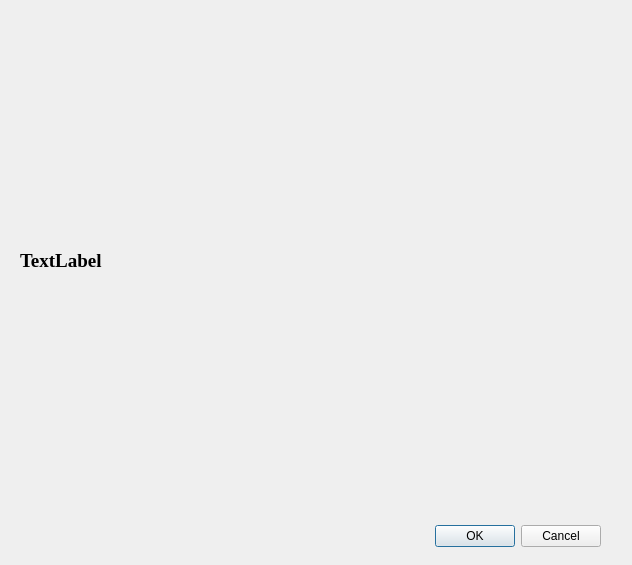
<?xml version="1.0" encoding="UTF-8"?>
<ui version="4.0">
 <class>DialogInformation</class>
 <widget class="QDialog" name="DialogInformation">
  <property name="geometry">
   <rect>
    <x>0</x>
    <y>0</y>
    <width>632</width>
    <height>565</height>
   </rect>
  </property>
  <property name="windowTitle">
   <string>Dialog</string>
  </property>
  <widget class="QDialogButtonBox" name="buttonBox">
   <property name="geometry">
    <rect>
     <x>260</x>
     <y>520</y>
     <width>341</width>
     <height>32</height>
    </rect>
   </property>
   <property name="orientation">
    <enum>Qt::Horizontal</enum>
   </property>
   <property name="standardButtons">
    <set>QDialogButtonBox::Cancel|QDialogButtonBox::Ok</set>
   </property>
  </widget>
  <widget class="QLabel" name="label_text_info">
   <property name="geometry">
    <rect>
     <x>20</x>
     <y>20</y>
     <width>581</width>
     <height>481</height>
    </rect>
   </property>
   <property name="font">
    <font>
     <family>Times New Roman</family>
     <pointsize>14</pointsize>
     <weight>75</weight>
     <bold>true</bold>
    </font>
   </property>
   <property name="text">
    <string>TextLabel</string>
   </property>
  </widget>
 </widget>
 <resources/>
 <connections>
  <connection>
   <sender>buttonBox</sender>
   <signal>accepted()</signal>
   <receiver>DialogInformation</receiver>
   <slot>accept()</slot>
   <hints>
    <hint type="sourcelabel">
     <x>248</x>
     <y>254</y>
    </hint>
    <hint type="destinationlabel">
     <x>157</x>
     <y>274</y>
    </hint>
   </hints>
  </connection>
  <connection>
   <sender>buttonBox</sender>
   <signal>rejected()</signal>
   <receiver>DialogInformation</receiver>
   <slot>reject()</slot>
   <hints>
    <hint type="sourcelabel">
     <x>316</x>
     <y>260</y>
    </hint>
    <hint type="destinationlabel">
     <x>286</x>
     <y>274</y>
    </hint>
   </hints>
  </connection>
 </connections>
</ui>
